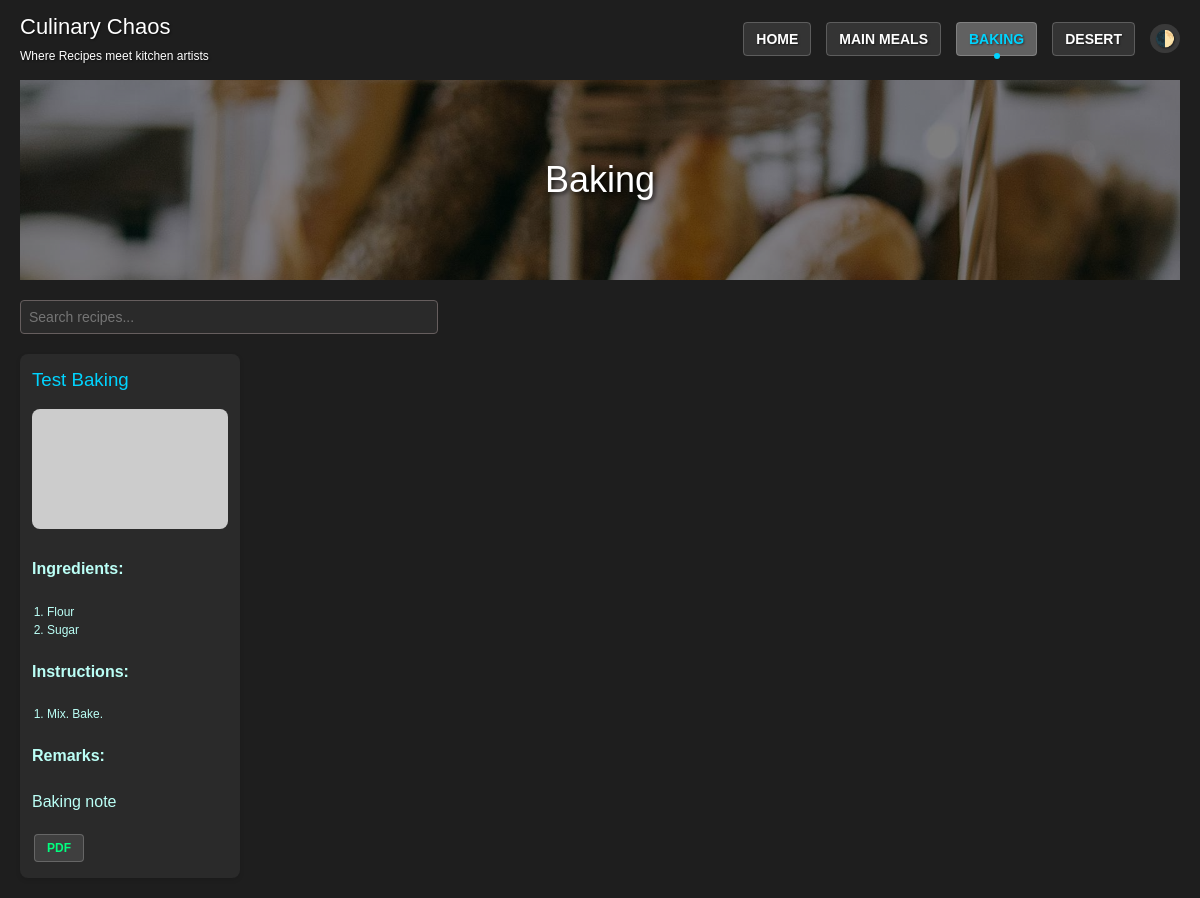
The page /baking on the database as committed earlier.
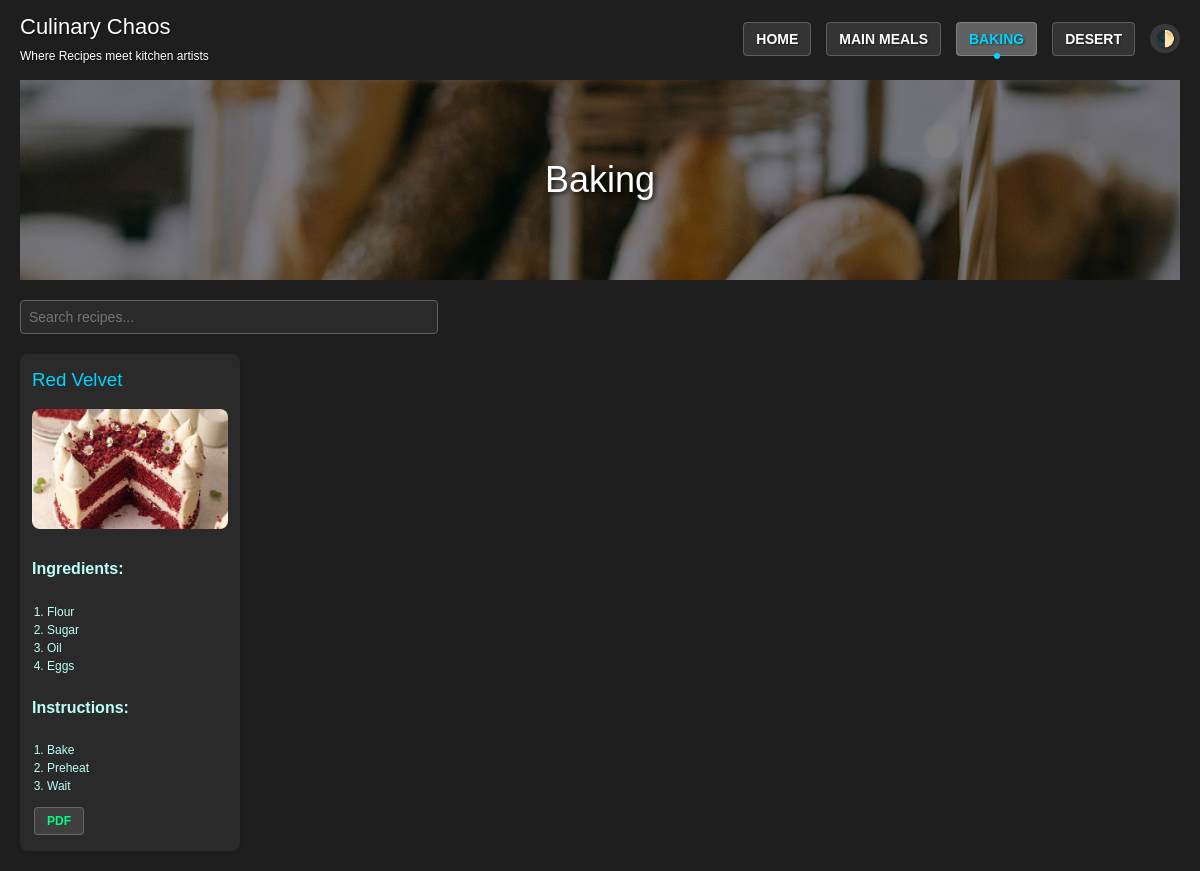
The same page on the database as committed later.
### tables this page shows
CREATE TABLE recipes (
                id INTEGER PRIMARY KEY AUTOINCREMENT,
                name TEXT NOT NULL,
                type TEXT NOT NULL,
                ingredients TEXT NOT NULL,
                instructions TEXT NOT NULL,
                remarks TEXT,
                image TEXT
            );

### app.py (the view)
@app.route('/baking')
def baking():
    with DBConnection() as db:
        db.execute("SELECT * FROM recipes WHERE type = 'baking'")
        recipes = [{'id': r[0], 'name': r[1], 'type': r[2], 'ingredients': r[3].split(','), 'instructions': r[4], 'remarks': r[5], 'image': r[6]} for r in db.fetchall()]
        app.logger.debug(f"Baking recipes fetched: {recipes}")
    return render_template('baking.html', recipes=recipes)

### app.py (called while the page is built)
    def __enter__(self):
        if self.use_sqlite:
            self.conn = sqlite3.connect('recipes.db')
        else:
            self.conn = psycopg2.connect(self.db_url, sslmode='require')
        self.cursor = self.conn.cursor()
        return self

    def __exit__(self, exc_type, exc_val, exc_tb):
        if exc_type is None:
            self.conn.commit()
        else:
            self.conn.rollback()
        self.cursor.close()
        self.conn.close()

    def execute(self, query, params=None):
        if self.use_sqlite:
            query = query.replace('SERIAL PRIMARY KEY', 'INTEGER PRIMARY KEY AUTOINCREMENT')
            query = query.replace('%s', '?')
        if params is not None:
            return self.cursor.execute(query, params)
        else:
            return self.cursor.execute(query)

    def fetchall(self):
        return self.cursor.fetchall()

### templates/baking.html (shortened to what this page needs)
<!DOCTYPE html>
<html lang="en">
<head>
    <link rel="stylesheet" href="{{ url_for('static', filename='styles.css') }}">
</head>
<body class="dark-theme">
    <nav class="navbar">
        <div class="navbar-brand">
            <h1>Culinary Chaos</h1>
            <span class="tagline">Where Recipes meet kitchen artists</span>
        </div>
        <ul class="nav-menu">
            <li><a href="{{ url_for('index') }}" class="nav-link">Home</a></li>
            <li><a href="{{ url_for('main_meals') }}" class="nav-link">Main Meals</a></li>
            <li><a href="{{ url_for('baking') }}" class="nav-link">Baking</a></li>
            <li><a href="{{ url_for('desert') }}" class="nav-link">Desert</a></li>
            <li><button class="theme-switcher">🌓</button></li>
        </ul>
    </nav>
    <div class="container">
        <div class="section-header baking">
            <h2>Baking</h2>
        </div>
        <input type="text" class="search-bar" placeholder="Search recipes..." oninput="searchRecipes()">
        <div class="recipe-grid">
            {% if recipes %}
            {% for recipe in recipes %}
            <div class="recipe-card">
                <h3>{{ recipe.name }}</h3>
                <img src="{{ recipe.image }}" alt="{{ recipe.name }}">
                <h4>Ingredients:</h4>
                <ol>
                    {% for ingredient in recipe.ingredients %}
                    <li>{{ ingredient }}</li>
                    {% endfor %}
                </ol>
                <h4>Instructions:</h4>
                <ol>
                    {% for instruction in recipe.instructions.split('\n') %}
                    {% if instruction.strip() %}
                    <li>{{ instruction.strip() }}</li>
                    {% endif %}
                    {% endfor %}
                </ol>
                {% if recipe.remarks %}
                <h4>Remarks:</h4>
                <p>{{ recipe.remarks }}</p>
                {% endif %}
                <a href="{{ url_for('download_recipe', id=recipe.id, format='pdf') }}"><button
                        class="pdf-btn">PDF</button></a>
            </div>
            {% endfor %}
            {% else %}
            <p>No recipes found. Add some baked goods!</p>
            {% endif %}
        </div>
    </div>
</body>
</html>

### static/styles.css (style rules this page uses)
:root { --bg-color: #1E1E1E; --text-color: #bbfff6; --header-color: #00D4FF; --link-color: #00FF7F; --link-hover-color: #00D4FF; --secondary-bg: #2A2A2A; --tertiary-bg: #3A3A3A; --border-bg: rgb(102, 94, 94); --subtext-color: #A0A0A0; --button-bg: #00FF7F; --button-text: #000; --button-hover: #00D4FF; --error-color: #FF4444; --delete-bg: #FF4444; --delete-hover: #CC3333; }
html, body { margin: 0; padding: 0; width: 100%; height: 100%; overflow-x: hidden; }
body { font-family: 'Arial', sans-serif; background: var(--bg-color); color: var(--text-color); line-height: 1.5; transition: background 0.3s, color 0.3s; }
.navbar { background: transparent; padding: 10px 20px; display: flex; justify-content: space-between; align-items: center; position: fixed; top: 0; width: 100%; z-index: 1000; box-sizing: border-box; }
.navbar-brand h1 { font-size: 22px; margin: 0; color: #fff; text-shadow: 1px 1px 2px rgba(0, 0, 0, 0.5); }
.tagline { font-size: 12px; color: #fff; text-shadow: 1px 1px 2px rgba(0, 0, 0, 0.5); }
.nav-menu { list-style: none; margin: 0; padding: 0; display: flex; align-items: center; gap: 15px; }
.nav-menu li { margin: 0; }
.nav-link { font-size: 14px; padding: 8px 12px; color: #fff; text-shadow: 1px 1px 2px rgba(0, 0, 0, 0.5); background: rgba(255, 255, 255, 0.1); border: 1px solid rgba(255, 255, 255, 0.2); border-radius: 4px; text-transform: uppercase; font-weight: 600; transition: all 0.3s ease; }
.nav-link.active { color: var(--link-hover-color); background: rgba(255, 255, 255, 0.3); position: relative; }
.nav-link.active::after { content: ''; position: absolute; bottom: -4px; left: 50%; transform: translateX(-50%); width: 6px; height: 6px; background: var(--link-hover-color); border-radius: 50%; }
.theme-switcher { background: var(--tertiary-bg); border: none; color: #fff; padding: 5px; cursor: pointer; font-size: 16px; border-radius: 25px; transition: all 0.3s ease; text-shadow: 1px 1px 2px rgba(0, 0, 0, 0.5); }
h1, h2, h3 { color: var(--header-color); font-weight: 400; margin: 0 0 15px; }
a { color: var(--link-color); text-decoration: none; transition: color 0.3s; }
.container { max-width: 1200px; margin: 0 auto; padding: 20px; background-color: var(--bg-color); color: var(--text-color); margin-top: 60px; }
.section-header { width: 100%; height: 200px; display: flex; align-items: center; justify-content: center; text-align: center; background-size: cover; background-position: center; background-repeat: no-repeat; background-color: #1a1a1a; margin-bottom: 20px; }
.section-header.baking { background-image: linear-gradient(rgba(0,0,0,0.5), rgba(0,0,0,0.5)), url('/static/baking.jpg'); }
.section-header h2 { color: #fff; font-size: 36px; margin: 0; text-shadow: 2px 2px 4px rgba(0, 0, 0, 0.7); }
.search-bar { width: 100%; max-width: 400px; padding: 8px; margin-bottom: 20px; border: 1px solid var(--border-bg); border-radius: 4px; background: var(--secondary-bg); color: var(--text-color); font-size: 14px; }
.recipe-grid { display: grid; grid-template-columns: repeat(auto-fill, minmax(220px, 1fr)); gap: 15px; }
.recipe-card { background: var(--secondary-bg); border-radius: 8px; box-shadow: 0 2px 5px rgba(0,0,0,0.1); padding: 12px; transition: transform 0.2s; }
.recipe-card img { width: 100%; height: 120px; object-fit: cover; border-radius: 8px; }
.recipe-card ol { margin: 8px 0; padding-left: 15px; font-size: 12px; }
.recipe-card button, .recipe-card a button { padding: 6px 12px; border: 1px solid rgba(255, 255, 255, 0.2); border-radius: 4px; text-transform: uppercase; font-weight: 600; font-size: 12px; cursor: pointer; transition: all 0.3s ease; margin: 4px 2px; }
.recipe-card .pdf-btn { background: rgba(255, 255, 255, 0.1); color: var(--link-color); }

Rows that differ between the two databases and show on the page:
removed recipes: name "Test Baking", ingredients "Flour" "Sugar", strip "Mix. Bake.", remarks "Baking note"
added recipes: name "Red Velvet", image (picture), ingredients "Flour" "Sugar" "Oil" "Eggs", strip "Bake" "Preheat" "Wait", shown under "Baking"
